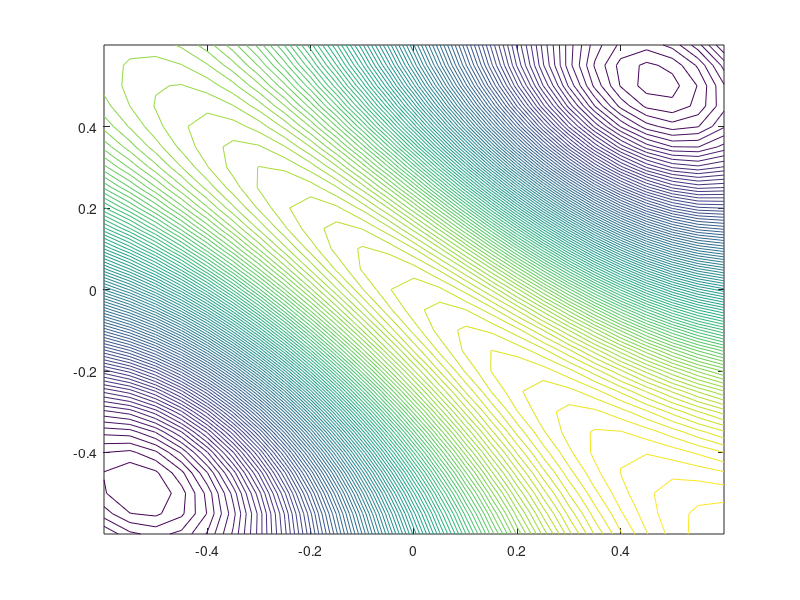

This chart was generated by the following MATLAB code: (Note: this script raises an error after producing the figure.)
clear all;
f = @(x) x(1)-(4.*(x(1)+x(2)).*exp(-x(1).^2 - x(2).^2)+0.1).^2
f_due = @(x1, x2) x1-(4.*(x1+x2).*exp(-x1.^2 - x2.^2)+0.1).^2
f_wrap = @(x) f_due(x(1, :), x(2, :))

[X,Y] = meshgrid(-0.6:.05:0.6);
Z = f_due(X, Y) %!!!!!!!!!!!!!!!!!!!!!!!!!!!!!!!!!! f_due
%mesh(X,Y,Z)
grid on;


P1= [-1,-1];

s = 0.5;  %  długość kroku
alpha = 0.5;  % zmniejszenie kroku po niepowodzeniu
epsilon = 1e-6;  % dokładność

contour(X,Y,Z, 100)
hold on;
x = HJ(f, P1, s, alpha, epsilon, 2)
plot(x(1), x(2), '+');
legend(["contour", "P1"], Location="northwest");

%% functions
function [new_x] = HJ_try(f, x, s, baza)
    for e = baza
        e = e';
        if f(x + s*e) < f(x)
            x = x + s.*e;
        else
            if f(x - s*e) < f(x)
                x = x - s.*e;
            end %if
        end %if
    end %while
    new_x = x;
end %HJ_try


function [x] = HJ(f, x, s, alpha, epsilon, dim)
    baza = eye(dim, dim);
    x_vec = [x];
    i = 2;
    while s>epsilon
        x_b = x;
        x = HJ_try(f, x_b, s, baza);
        if f(x) < f(x_b)
    
            while f(x) < f(x_b)
                xx_b = x_b;
                x_b = x;
                x = 2*x_b - xx_b;
                x = HJ_try(f, x, s, baza);
            end %while
            
            x = x_b;
        else %if
            s = alpha * s;
            
        end %if
    end %while
    x = x_b;
end %HJ_try
